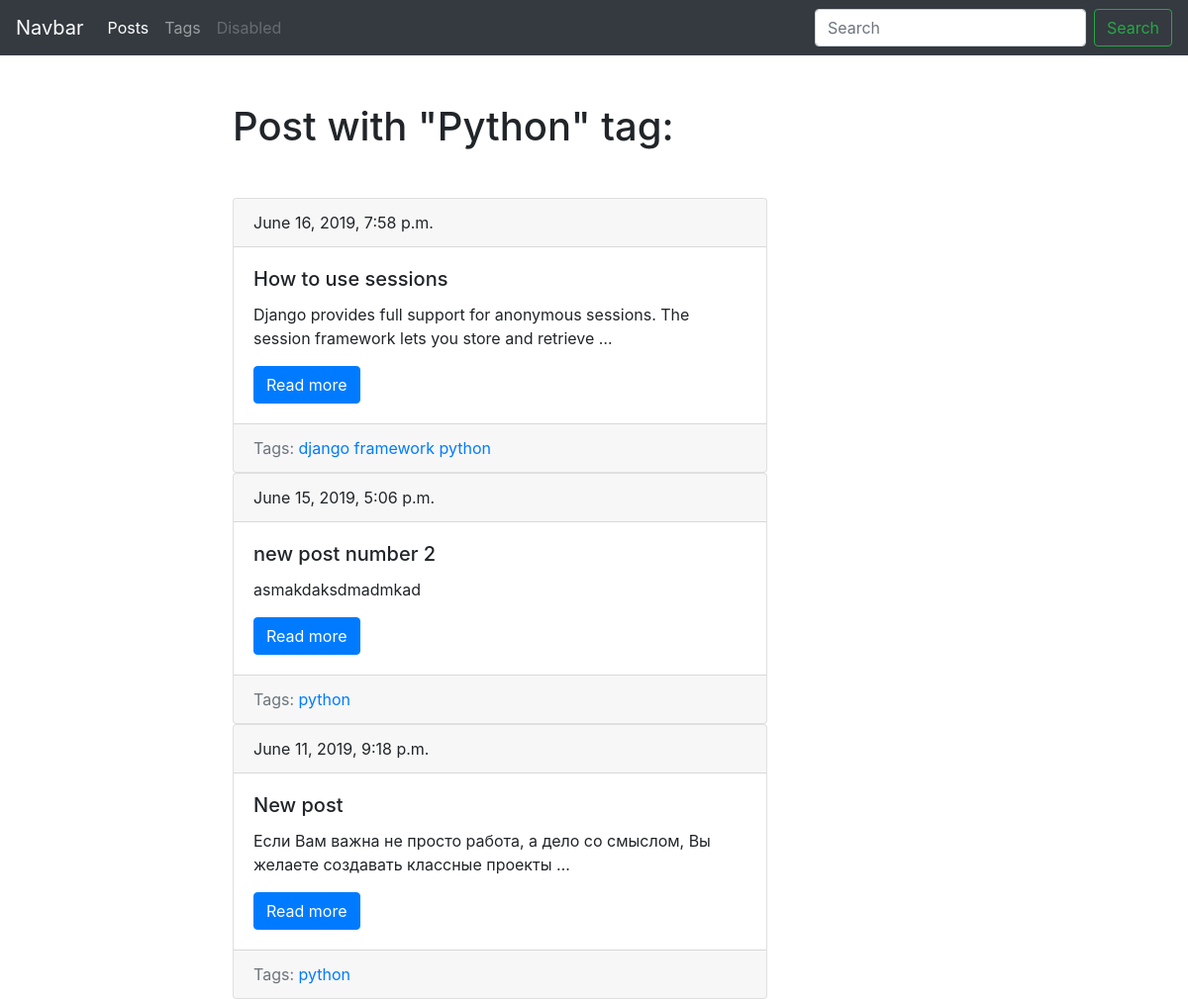
Screenshot of /blog/tag/python/ with the database file from the repository.
### blog/models.py (models this page shows, shortened)
class Tag(models.Model):
	title = models.CharField(max_length=50)
	slug = models.CharField(max_length=50, unique=True)
	def get_absolute_url(self):
		return reverse('tag_detail_url', kwargs={'slug':self.slug})
	class Meta:
		ordering = ['title']

class Post(models.Model):
	title = models.CharField(max_length=150, db_index=True)
	slug = models.SlugField(max_length=150, blank=True, unique=True)
	body = models.TextField(blank=True, db_index=True)
	tags = models.ManyToManyField('Tag', blank=True, related_name='posts')
	date_pub = models.DateTimeField(auto_now_add=True)
	def get_absolute_url(self):
		return reverse('post_detail_url', kwargs = {'slug': self.slug})
	class Meta:
		ordering = ['-date_pub']

### blog/views.py (the view)
# urls.py: path('tag/<str:slug>/', TagDetail.as_view(), name='tag_detail_url'),
class TagDetail(ObjectDetailMixin, View):
	model = Tag
	template = 'blog/tag_detail.html'

### blog/utils.py (called while the page is built)
    def get(self, request, slug):
	    obj = get_object_or_404(self.model, slug__iexact = slug)
	    return render(request, self.template, context = {self.model.__name__.lower(): obj, 'admin_object': obj, 'detail': True})

### blog/templates/blog/tag_detail.html (shortened to what this page needs)
{% extends 'blog/base_blog.html'%}
  {% block content %}
    <h1 class="mb-5">Post with "{{ tag.title|title}}" tag:</h1>
    {% for post in tag.posts.all %}
      {% include 'blog/includes/card_template.html' %}
    {% endfor %}
  {% endblock %}

### blog/templates/blog/includes/card_template.html
<div class="card">
  <div class="card-header">
    {{ post.date_pub }}
  </div>
  <div class="card-body">
    <h5 class="card-title">{{ post.title }}</h5>
    <p class="card-text">
      {{ post.body|truncatewords:15 }}
    </p>
    <a href="{{ post.get_absolute_url }}" class="btn btn-primary">Read more</a>
  </div>
  <div class="card-footer text-muted">
    Tags:
    {% for tag in post.tags.all %}
      <a href={{ tag.get_absolute_url }}>{{ tag.title }}</a>
    {% endfor %}
  </div>
</div>

### rows the page displays
Tag: title "Python", title "python"
Post: date_pub "June 16, 2019, 7:58 p.m.", title "How to use sessions", body "Django provides full support for anonymous sessions. The session framework lets you store and retrieve …"
Tag: title "django"
Tag: title "framework"
Post: date_pub "June 15, 2019, 5:06 p.m.", title "new post number 2", body "asmakdaksdmadmkad"
Post: date_pub "June 11, 2019, 9:18 p.m.", title "New post", body "Если Вам важна не просто работа, а дело со смыслом, Вы желаете создавать классные проекты …"
